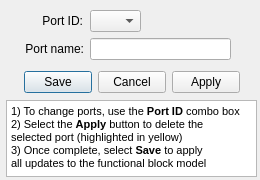
<?xml version="1.0" encoding="UTF-8"?>
<ui version="4.0">
 <class>Dialog</class>
 <widget class="QDialog" name="Dialog">
  <property name="geometry">
   <rect>
    <x>0</x>
    <y>0</y>
    <width>260</width>
    <height>180</height>
   </rect>
  </property>
  <property name="sizePolicy">
   <sizepolicy hsizetype="Fixed" vsizetype="Fixed">
    <horstretch>0</horstretch>
    <verstretch>0</verstretch>
   </sizepolicy>
  </property>
  <property name="minimumSize">
   <size>
    <width>260</width>
    <height>180</height>
   </size>
  </property>
  <property name="maximumSize">
   <size>
    <width>260</width>
    <height>180</height>
   </size>
  </property>
  <property name="font">
   <font>
    <family>Segoe UI</family>
   </font>
  </property>
  <property name="windowTitle">
   <string>Delete port(s)</string>
  </property>
  <property name="windowIcon">
   <iconset>
    <normaloff>Icon_SystemLabDesigner.bmp</normaloff>Icon_SystemLabDesigner.bmp</iconset>
  </property>
  <property name="modal">
   <bool>true</bool>
  </property>
  <widget class="QDialogButtonBox" name="buttonBox">
   <property name="geometry">
    <rect>
     <x>24</x>
     <y>66</y>
     <width>216</width>
     <height>32</height>
    </rect>
   </property>
   <property name="orientation">
    <enum>Qt::Horizontal</enum>
   </property>
   <property name="standardButtons">
    <set>QDialogButtonBox::Apply|QDialogButtonBox::Cancel|QDialogButtonBox::Save</set>
   </property>
  </widget>
  <widget class="QLabel" name="label_2">
   <property name="geometry">
    <rect>
     <x>24</x>
     <y>38</y>
     <width>60</width>
     <height>21</height>
    </rect>
   </property>
   <property name="layoutDirection">
    <enum>Qt::RightToLeft</enum>
   </property>
   <property name="text">
    <string>Port name:</string>
   </property>
   <property name="alignment">
    <set>Qt::AlignRight|Qt::AlignTrailing|Qt::AlignVCenter</set>
   </property>
  </widget>
  <widget class="QLineEdit" name="portName">
   <property name="geometry">
    <rect>
     <x>90</x>
     <y>38</y>
     <width>141</width>
     <height>22</height>
    </rect>
   </property>
  </widget>
  <widget class="QLabel" name="label_6">
   <property name="geometry">
    <rect>
     <x>32</x>
     <y>10</y>
     <width>51</width>
     <height>21</height>
    </rect>
   </property>
   <property name="layoutDirection">
    <enum>Qt::RightToLeft</enum>
   </property>
   <property name="text">
    <string>Port ID:</string>
   </property>
   <property name="alignment">
    <set>Qt::AlignRight|Qt::AlignTrailing|Qt::AlignVCenter</set>
   </property>
  </widget>
  <widget class="QComboBox" name="portID">
   <property name="geometry">
    <rect>
     <x>90</x>
     <y>10</y>
     <width>51</width>
     <height>22</height>
    </rect>
   </property>
   <property name="acceptDrops">
    <bool>false</bool>
   </property>
   <property name="editable">
    <bool>false</bool>
   </property>
   <property name="currentText">
    <string/>
   </property>
   <property name="currentIndex">
    <number>-1</number>
   </property>
   <property name="maxVisibleItems">
    <number>10</number>
   </property>
  </widget>
  <widget class="QTextBrowser" name="textBrowser">
   <property name="geometry">
    <rect>
     <x>6</x>
     <y>100</y>
     <width>251</width>
     <height>77</height>
    </rect>
   </property>
   <property name="html">
    <string>&lt;!DOCTYPE HTML PUBLIC &quot;-//W3C//DTD HTML 4.0//EN&quot; &quot;http://www.w3.org/TR/REC-html40/strict.dtd&quot;&gt;
&lt;html&gt;&lt;head&gt;&lt;meta name=&quot;qrichtext&quot; content=&quot;1&quot; /&gt;&lt;style type=&quot;text/css&quot;&gt;
p, li { white-space: pre-wrap; }
&lt;/style&gt;&lt;/head&gt;&lt;body style=&quot; font-family:'Segoe UI'; font-size:8.25pt; font-weight:400; font-style:normal;&quot;&gt;
&lt;p style=&quot; margin-top:0px; margin-bottom:0px; margin-left:0px; margin-right:0px; -qt-block-indent:0; text-indent:0px;&quot;&gt;1) To change ports, use the &lt;span style=&quot; font-weight:600;&quot;&gt;Port ID&lt;/span&gt; combo box&lt;/p&gt;
&lt;p style=&quot; margin-top:0px; margin-bottom:0px; margin-left:0px; margin-right:0px; -qt-block-indent:0; text-indent:0px;&quot;&gt;2) Select the &lt;span style=&quot; font-weight:600;&quot;&gt;Apply&lt;/span&gt; button to delete the&lt;/p&gt;
&lt;p style=&quot; margin-top:0px; margin-bottom:0px; margin-left:0px; margin-right:0px; -qt-block-indent:0; text-indent:0px;&quot;&gt;selected port (highlighted in yellow)&lt;/p&gt;
&lt;p style=&quot; margin-top:0px; margin-bottom:0px; margin-left:0px; margin-right:0px; -qt-block-indent:0; text-indent:0px;&quot;&gt;3) Once complete, select &lt;span style=&quot; font-weight:600;&quot;&gt;Save&lt;/span&gt; to apply&lt;/p&gt;
&lt;p style=&quot; margin-top:0px; margin-bottom:0px; margin-left:0px; margin-right:0px; -qt-block-indent:0; text-indent:0px;&quot;&gt;all updates to the functional block model&lt;/p&gt;&lt;/body&gt;&lt;/html&gt;</string>
   </property>
  </widget>
 </widget>
 <resources/>
 <connections>
  <connection>
   <sender>buttonBox</sender>
   <signal>accepted()</signal>
   <receiver>Dialog</receiver>
   <slot>accept()</slot>
   <hints>
    <hint type="sourcelabel">
     <x>248</x>
     <y>254</y>
    </hint>
    <hint type="destinationlabel">
     <x>157</x>
     <y>274</y>
    </hint>
   </hints>
  </connection>
  <connection>
   <sender>buttonBox</sender>
   <signal>rejected()</signal>
   <receiver>Dialog</receiver>
   <slot>reject()</slot>
   <hints>
    <hint type="sourcelabel">
     <x>316</x>
     <y>260</y>
    </hint>
    <hint type="destinationlabel">
     <x>286</x>
     <y>274</y>
    </hint>
   </hints>
  </connection>
 </connections>
</ui>
